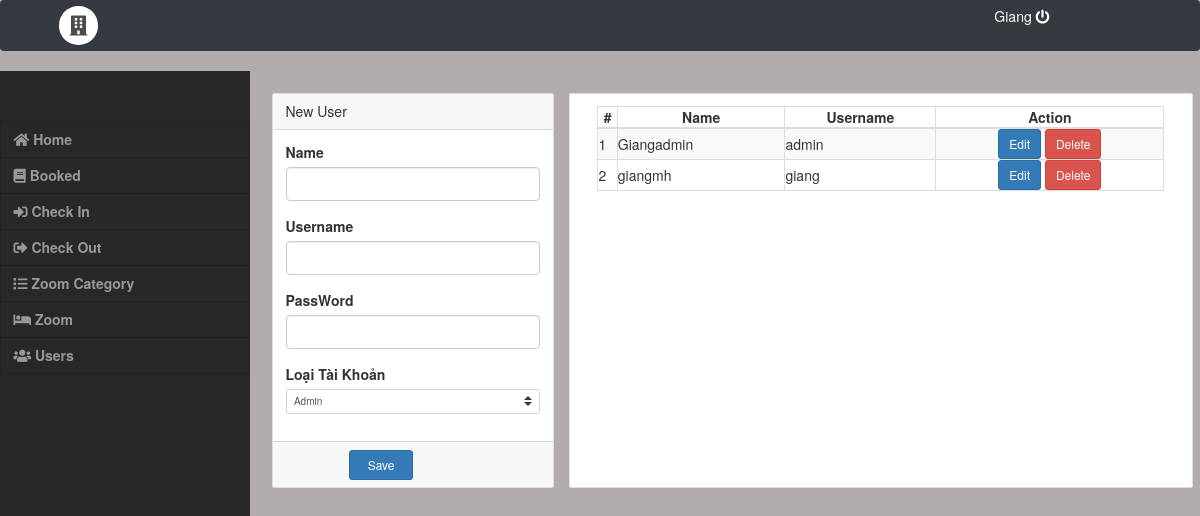
/admin/admin.php?page=users, run on an earlier commit of the app's database.
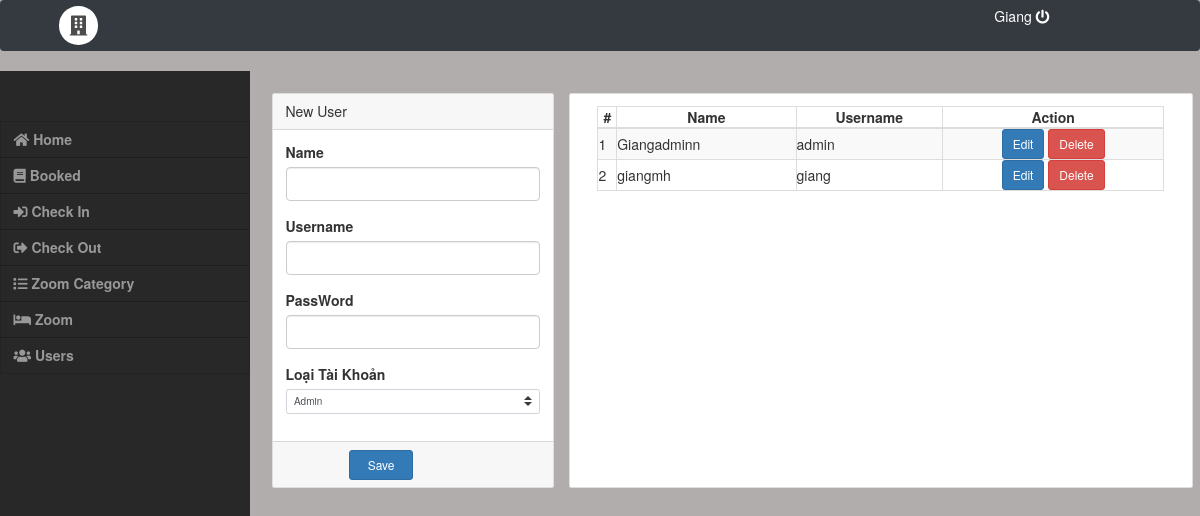
And on a later commit of the database.
### tables this page shows
CREATE TABLE `users` (
  `id` int(255) NOT NULL,
  `name` varchar(255) NOT NULL,
  `username` varchar(255) NOT NULL,
  `password` varchar(255) NOT NULL,
  `type` tinyint(1) NOT NULL DEFAULT 2
);

### admin/lib_db.php (called while the page is built, shortened)
<?php
global $link;
function select_list($sql){
	return exec_select($sql);
}
function exec_select($sql){
	global $link;
	$ret = isset($ret) ? $ret : array();
	$res = $link->query($sql);
	$err = mysqli_error($link);
	if ($res ){
		while( $row = $res->fetch_array(MYSQLI_ASSOC) )
		{
			$ret[]= $row ;
		}
	}
	return $ret;
}

### admin/users.php (the view, shortened to what this page needs)
<div class="container-fluid">
    <div class="row">
        <div class="col-md-4">
            <form action="upload_user.php" id="manage-room" method="post">
                <div class="card">
                    <div class="card-header">
                        New User
                    </div>
                    <div class="card-body">
                            <div class="form-group">
                                <label class="control-label">Name</label>
                                <input type="text" class="form-control" name="name" id ="name">
                            </div>
                            <div class="form-group">
                                <label class="control-label">Username</label>
                                <input type="text" class="form-control" name="user" id ="user">
                            </div>
                            <div class="form-group">
                                <label class="control-label">PassWord</label>
                                <input type="password" class="form-control" name="pass" id ="pass">
                            </div>
                            <div class="form-group">
                                <label for="" class="control-label">Loại Tài Khoản</label>
                                <select class="custom-select browser-default" name="status" id = "status">
                                    <option value="1">Admin</option>
                                </select>
                            </div>
                        </div>
                    <div class="card-footer">
                        <div class="row">
                            <div class="col-md-12">
                                <button class="btn btn-sm btn-primary col-sm-3 offset-md-3" name="submit"> Save</button>
                            </div>
                        </div>
                    </div>
                </div>
            </form>
        </div>
        <div class="card col-md-8">
            <div class="card-body">
                <table class="table-striped table-bordered col-md-12">
                    <thead>
                        <tr>
                            <th class="text-center">#</th>
                            <th class="text-center">Name</th>
                            <th class="text-center">Username</th>
                            <th class="text-center">Action</th>
                        </tr>
                    </thead>
                    <tbody>
                        <?php
                            include("lib_db.php");
                            $sql = "select * from users ";
                            $datas = select_list($sql);
 					        $i = 1;
                            foreach($datas as $data){
                        ?>
                        <tr>
                            <td>
                                <?php echo $i++ ?>
                            </td>
                            <td>
                                <?php echo $data['name'] ?>
                            </td>
                            <td>
                                <?php echo $data['username'] ?>
                            </td>
                            <td class="text-center">
                                <button class="btn btn-sm btn-primary edit_cat" type="button"
                                    data-id="<?php echo $data['id'] ?>" data-name="<?php echo $data['name'] ?>" data-user="<?php echo $data['username'] ?>" data-pass="<?php echo $data['password'] ?>" data-status="<?php echo $data['type'] ?>">Edit</button>
                                <a href="delete_user.php?id=<?php echo $data["id"]?>"><button
                                        class="btn btn-sm btn-danger delete_cat" type="button">Delete</button></a>
                            </td>
                        </tr>
                        <?php } ?>
                    </tbody>
                </table>
            </div>
        </div>
    </div>
</div>

What changed in the data, as far as the page shows it:
changed users "admin": name "Giangadmin" → "Giangadminn"
